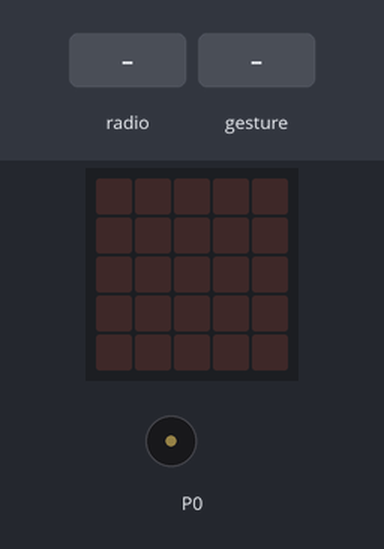
A program run on a simulated BBC micro:bit (MakeCode). On the bench: the board's 5×5 LED display, buzzer (waves = sounding). The test bench sets the inputs (shaded band). No radio messages arrive unless stated (any console line starting 'radio sent:' is added by the test bench); a tilt is held for 1.5 s and a shake lasts 1 s, then the board lies face up again; what the program prints to the serial console is not drawn.

Above: at 1.2 s.
1.3 s: radio message "START" arrives
At 1.92 s:
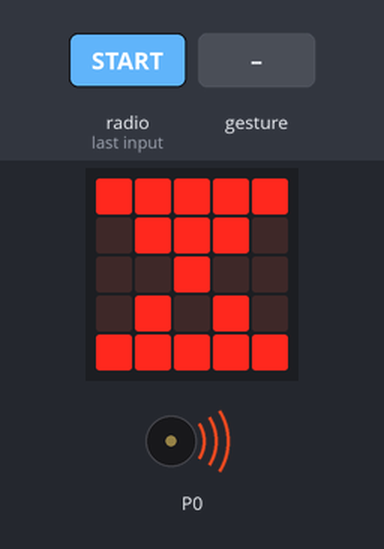
At 3.3 s:
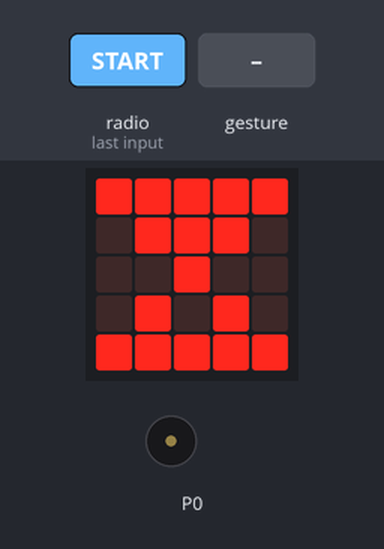
3.6 s: gesture '3g'
Timing chart, 0 to 6.6 s (numbered marks = the images above; inputs shaded):
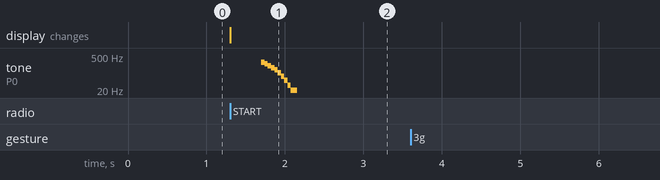

Measured:
- after the input at 1.3 s, tone on P0: plays 280 Hz for 0.04 s, 241 Hz for 0.04 s, 203 Hz for 0.04 s, 167 Hz for 0.04 s, 133 Hz for 0.04 s, 102 Hz for 0.04 s … (11 notes in this stretch), starting after 0.40 s; the display: changes at once (image 1)
- after the input at 3.6 s, every drawn part: stays the same

The program:

main.ts
```typescript
radio.onReceivedString(function (receivedString) {
    if (receivedString == "START") {
        跳绳个数 = 0
        basic.showLeds(`
            # # # # #
            . # # # .
            . . # . .
            . # . # .
            # # # # #
            `)
        music.playSoundEffect(music.createSoundEffect(WaveShape.Square, 300, 1, 255, 0, 500, SoundExpressionEffect.None, InterpolationCurve.Curve), SoundExpressionPlayMode.UntilDone)
        跳绳时间 = 60000
        while (跳绳时间 > 0) {
            basic.pause(1000)
            跳绳时间 += -1000
        }
        music.playSoundEffect(music.builtinSoundEffect(soundExpression.happy), SoundExpressionPlayMode.UntilDone)
        radio.sendString("FINISH")
        跳绳时间 = 0
        basic.showLeds(`
            # # # # #
            . # . # .
            . . # . .
            . # # # .
            # # # # #
            `)
    }
})
input.onGesture(Gesture.ThreeG, function () {
    if (跳绳时间 > 0) {
        跳绳个数 += 1
        radio.sendNumber(跳绳个数)
    }
})
let 跳绳时间 = 0
let 跳绳个数 = 0
radio.setGroup(31)
music.setVolume(249)
跳绳个数 = 0
```

test.ts
```typescript
// 在此处测试；当此软件包作为插件使用时，将不会编译此软件包。
```
